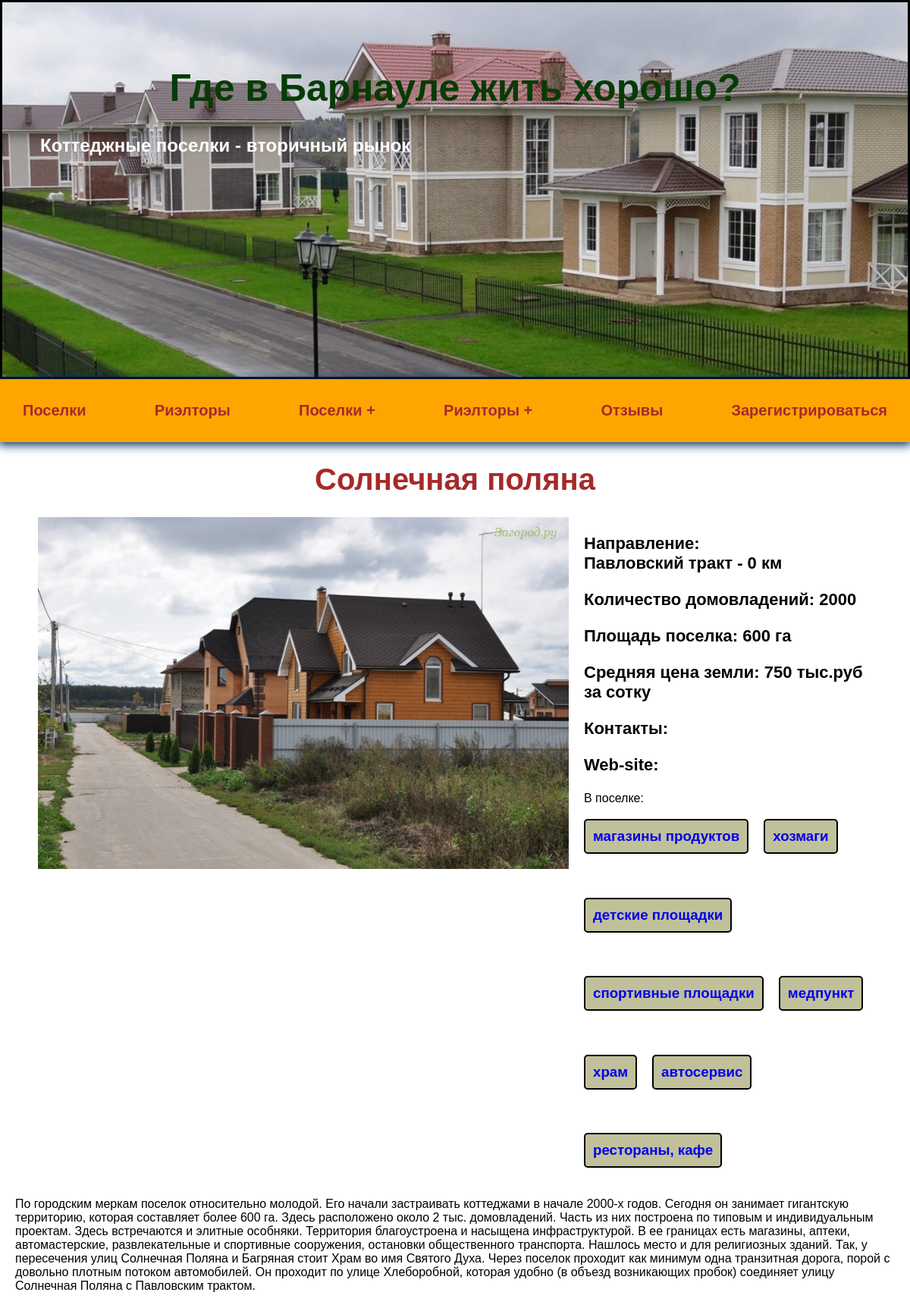
Screenshot of /village/1/ with the database file from the repository.
### villages/models.py (models this page shows, shortened)
class Village(models.Model):
    title = models.CharField(max_length=100)
    description = models.TextField()
    featured_image = models.ImageField(upload_to="villages", blank=True, default="default.jpg")
    direction = models.CharField(max_length=100)
    distance = models.IntegerField(default=0)
    quantity = models.IntegerField(default=0)
    square = models.IntegerField(default=0)
    land_price = models.IntegerField(default=0)
    contacts = models.CharField(max_length=200, blank=True)
    website = models.CharField(max_length=400, blank=True)
    vote_total = models.IntegerField(default=0)
    infrastructures = models.ManyToManyField('Infrastructure', blank=True)

class Infrastructure(models.Model):
    name = models.CharField(max_length=200, blank=True)
    def __str__(self):
        return self.name

### villages/views.py (the view)
# urls.py: path('village/<str:pk>/', views.village, name="village"),
def village(request, pk):
    village.obj = Village.objects.get(id=pk)
    return render(request, 'villages/one_village.html', {'village': village.obj})

### villages/templates/villages/one_village.html
{% extends 'villages/base.html' %}
{% block content %}
<h1>{{ village.title }}</h1>
<div class="cards_one">
    <div class="left">
    <img class="image_card_one" src="{{ village.featured_image.url }}" alt="image_card">
    </div>
    <div class="right">
        <p>Направление:<br>{{ village.direction }} - {{ village.distance }} км</p>
        <p>Количество домовладений: {{ village.quantity }}</p>
        <p>Площадь поселка: {{ village.square }} га</p>
        <p>Средняя цена земли: {{ village.land_price }} тыс.руб за сотку</p>
        <p>Контакты: {{ village.contacts }}</p>
        <p>Web-site: {{ village.website }}</p>
        <span>В поселке:</span>
        <div class="info">
            {% for info in village.infrastructures.all %}
            <a href="{% url 'villages' %}">
                <h3>{{ info }}</h3>
            </a>
            {% endfor %}
        </div>
    </div>
</div>
<div class="description">
<p>{{ village.description }}</p>
</div>
{% endblock %}

### realtors/static/css/style.css (style rules this page uses)
body { padding: 0; margin: 0; font-family: Arial, Helvetica, sans-serif; }
h1 { text-align: center; font-size: 40px; color: brown; }
a { text-decoration: none; }
.cards_one { padding: 0 50px; display: flex; }
.image_card_one { width: 700px; margin-right: 20px; }
.right p { font-size: 22px; font-weight: bold; }
.info { display: flex; flex-wrap: wrap; gap: 20px; box-sizing: border-box; }
.info h3 { display: block; padding: 10px; border: 2px solid black; border-radius: 5px; background-color: rgb(192, 192, 155) }
.description { display: block; margin: 20px; }

### rows the page displays
Village: title "Солнечная поляна", featured_image (picture), direction "Павловский тракт", distance "0", quantity "2000", square "600", land_price "750", description "По городским меркам поселок относительно молодой. Его начали застраивать коттеджами в начале 2000-х годов. Сегодня он занимает гигантскую территорию, которая составляет более 600 га. Здесь расположено около 2 тыс. домовладений. Часть из них построена по типовым и индивидуальным проектам. Здесь встречаются и элитные особняки. Территория благоустроена и насыщена инфраструктурой. В ее границах есть магазины, аптеки, автомастерские, развлекательные и спортивные сооружения, остановки общественного транспорта. Нашлось место и для религиозных зданий. Так, у пересечения улиц Солнечная Поляна и Багряная стоит Храм во имя Святого Духа. Через поселок проходит как минимум одна транзитная дорога, порой…"
Infrastructure: name "магазины продуктов"
Infrastructure: name "хозмаги"
Infrastructure: name "детские площадки"
Infrastructure: name "спортивные площадки"
Infrastructure: name "медпункт"
Infrastructure: name "храм"
Infrastructure: name "автосервис"
Infrastructure: name "рестораны, кафе"
